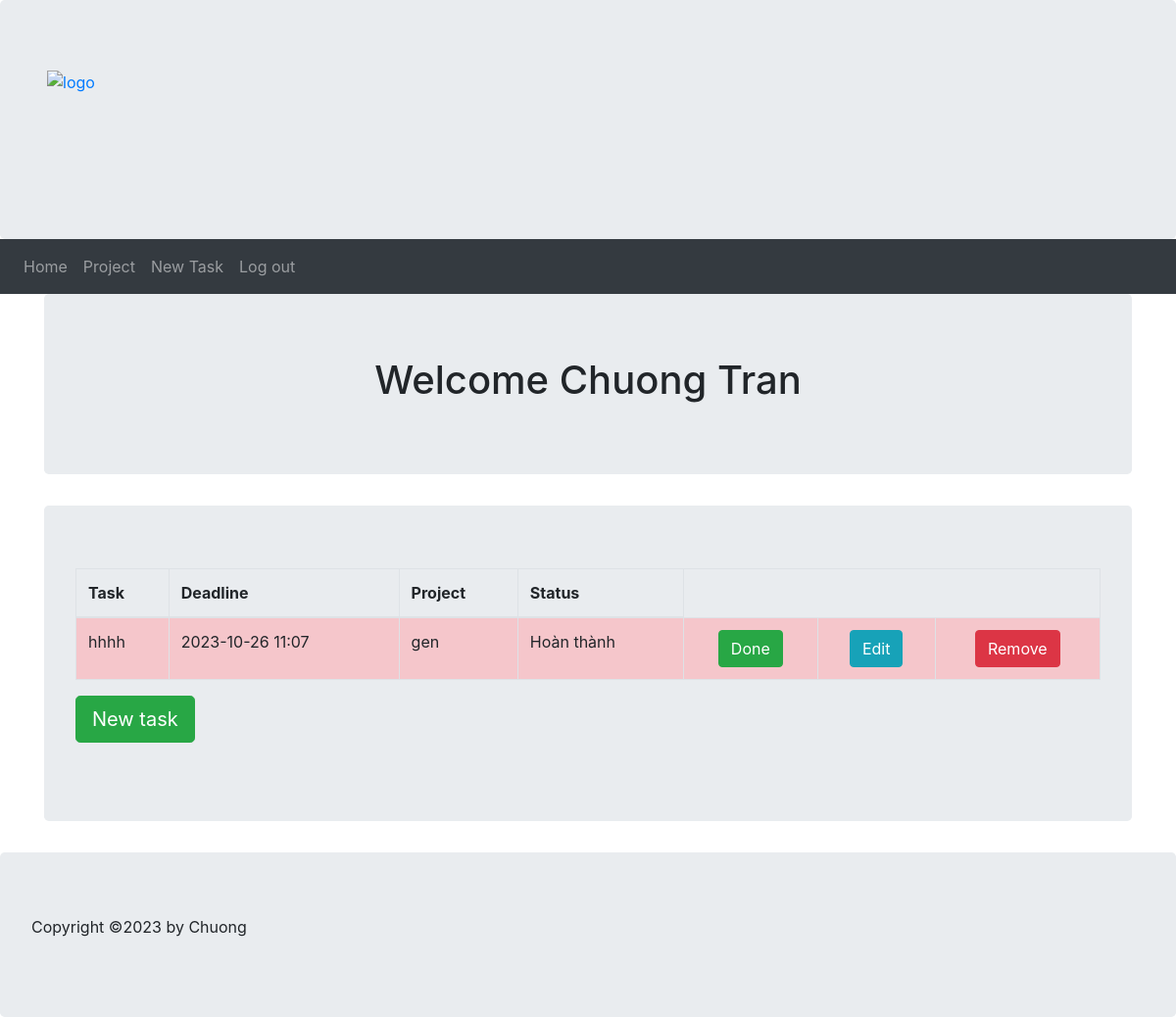
The app's page /userTask (signed in), older data.
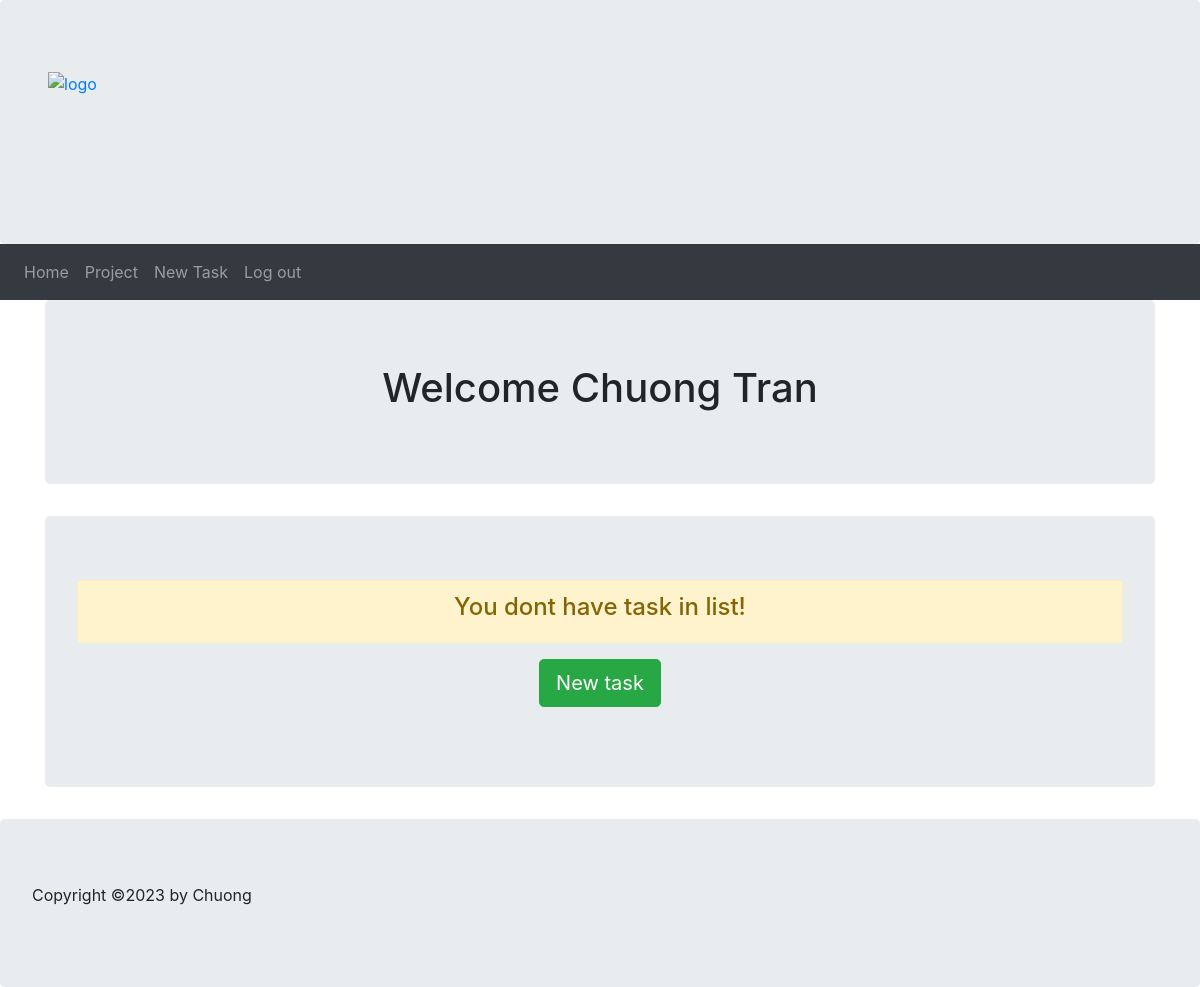
The same page, newer data.
### models.py (models this page shows, shortened)
class Task(db.Model):
    task_id = db.Column(db.Integer, Sequence('task_id_seq'), primary_key=True)
    description = db.Column(db.String(255), nullable=False)
    isCompleted = db.Column(db.Boolean, default=False)
    deadline = db.Column(db.DateTime, nullable=True)
    project_id = db.Column(db.Integer, ForeignKey('project.project_id', name='fk_task_project'))
    project = db.relationship('Project', back_populates='tasks')
    priority_id = db.Column(db.Integer, ForeignKey('priority.priority_id', name='fk_task_priority'))
    priority = db.relationship('Priority', back_populates='tasks')
    status_id = db.Column(db.Integer, ForeignKey('status.status_id', name='fk_task_status'))
    status = db.relationship('Status', back_populates='tasks')
    def getPriorityClass(self):
        if (self.priority_id == 1):
            return "table-danger"
        elif (self.priority_id == 2):
            return "table-warning"
        elif (self.priority_id == 3):
            return "table-info"
        else:
            return "table-primary"

class Project(db.Model):
    project_id = db.Column(db.Integer, Sequence('project_id_seq'), primary_key=True)
    name = db.Column(db.String(255), nullable=False)
    description = db.Column(db.String(255), nullable=False)
    deadline = db.Column(db.DateTime, nullable=False)
    tasks = db.relationship('Task', back_populates='project', cascade='all, delete-orphan')
    user_id = db.Column(db.Integer, ForeignKey('user.user_id', name='fk_project_user'))
    user = db.relationship('User', back_populates='projects')
    status_id = db.Column(db.Integer, ForeignKey('status.status_id', name='fk_project_status'))
    status = db.relationship('Status', back_populates='projects')
    def __repr__(self):
        return '{}'.format(self.name)

class Status(db.Model):
    status_id = db.Column(db.Integer, Sequence('status_id_seq'), primary_key=True)
    description = db.Column(db.String(255), nullable=False)
    projects = db.relationship('Project', back_populates='status')
    tasks = db.relationship('Task', back_populates='status')
    def __repr__(self):
        return '{}'.format(self.description)

### main.py (the view)
@app.route('/userTask', methods=['GET', 'POST'])
def userTask():
    _user_id = session.get('user')
    if _user_id:
        user = db.session.query(models.User).filter_by(user_id=_user_id).first()
        projects = user.projects
        tasks = []
        for project in projects:
            tasks.extend(project.tasks.copy())  # Sử dụng bản sao của danh sách tasks
        return render_template('usertask.html', user=user, projects=projects, tasks=tasks)
    else:
        return redirect('/')

### templates/usertask.html (shortened to what this page needs)
{% extends "userbase.html" %}
{% block content %}
    <div class="container">
        <div class="jumbotron text-center">
            <h1>Welcome {{ user.first_name }} {{ user.last_name }}</h1>
        </div>
            {% if tasks %}
            <div class="jumbotron">
                <table class="table table-striped table-bordered table-hover">
                    <thead>
                        <tr>
                            <th>Task</th>
                            <th>Deadline</th>
                            <th>Project</th>
                            <th>Status</th>
                        </tr>
                    </thead>
                    <tbody>
                        {% for task in tasks %}
                            {% if task.isCompleted == False %}
                                <tr class="{{ task.getPriorityClass() }}">
                                    <td>{{ task.description }}</td>
                                    <td>{{ task.deadline.strftime('%Y-%m-%d %H:%M') }}</td>
                                    <td>{{ task.project }}</td>
                                    <td>{{ task.status }}</td>
                                    <td class="text-center">
                                        <form action="/doneTask" method="post">
                                            <button type="submit" class="btn btn-success">Done</button>
                                        </form>
                                    </td>
                                    <td class="text-center">
                                        <form action="/editTask" method="post">
                                            <button type="submit" class="btn btn-info">Edit</button>
                                        </form>
                                    </td>
                                    <td class="text-center">
                                        <form action="/deleteTask" method="post">
                                            <button type="submit" class="btn btn-danger">Remove</button>
                                        </form>
                                    </td>
                                </tr>
                            {% endif %}
                        {% endfor %}
                    </tbody>
                </table>
                <p><a class="btn btn-lg btn-success" href="/newTask">New task</a></p>
            </div>
            {% else %}
            <div class="jumbotron text-center">
                <div class="alert alert-warning text-center">
                    <h4>You dont have task in list!</h4>
                </div>
                <p><a class="btn btn-lg btn-success" href="/newTask">New task</a></p>
            </div>
            {% endif %}
    </div>
{% endblock %}

Row changes from the older to the newer data that the page shows:
removed Task: description "hhhh", deadline "2023-10-26 11:07", project "gen", status "Hoàn thành"
Text that changed along with them:
text no longer shown: "Task Deadline Project Status"
text now shown: "You dont have task in list!"
